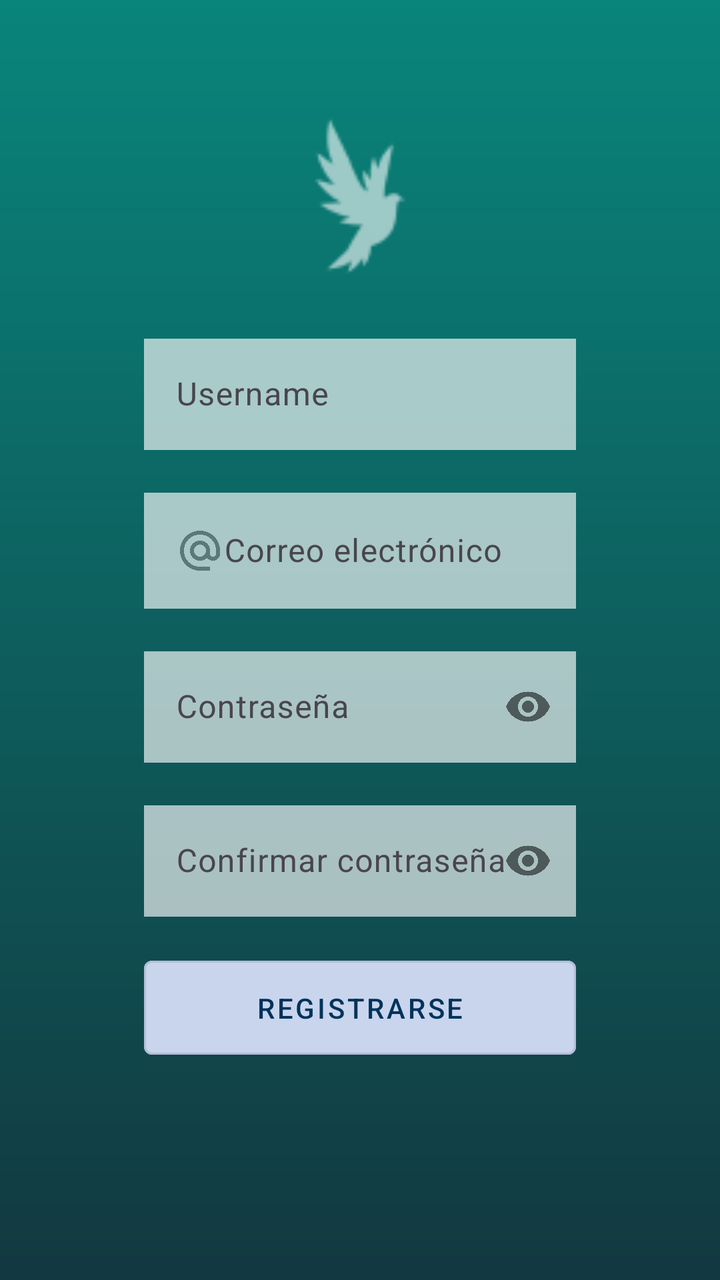
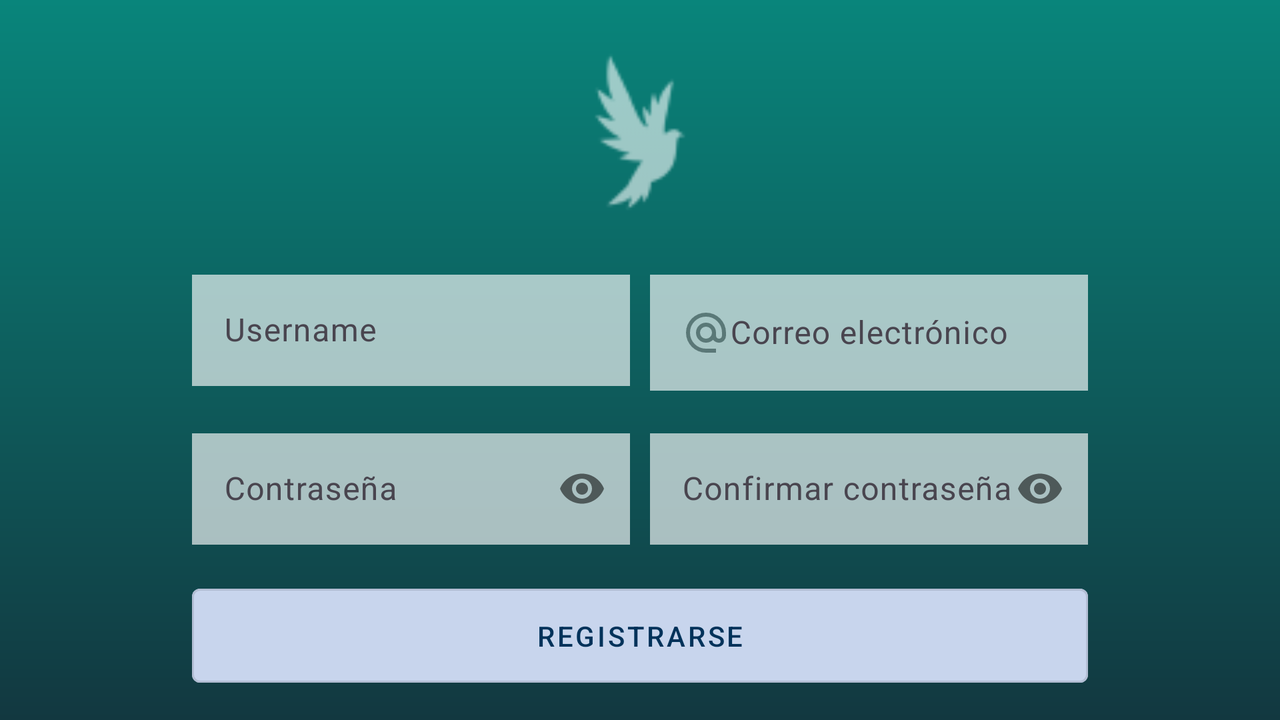

One screen, two layout resources from the same app: the default and the author's alternative for another configuration. Each is rendered where Android would select it; the XML of both is given below.
<!-- AndroidManifest.xml: activity theme Theme.NiceStart.ActionBar -->
<!-- res/layout/activity_signup.xml -->
<?xml version="1.0" encoding="utf-8"?>
<androidx.constraintlayout.widget.ConstraintLayout xmlns:android="http://schemas.android.com/apk/res/android"
    xmlns:app="http://schemas.android.com/apk/res-auto"
    xmlns:tools="http://schemas.android.com/tools"
    android:id="@+id/signup_main"
    android:layout_width="match_parent"
    android:layout_height="match_parent"
    android:background="@drawable/gradient"
    android:paddingVertical="48dp"
    tools:context=".SignupActivity">

    <androidx.constraintlayout.widget.Guideline
        android:id="@+id/gd_signup_start"
        android:layout_width="wrap_content"
        android:layout_height="wrap_content"
        android:orientation="vertical"
        app:layout_constraintGuide_percent="0.2" />

    <androidx.constraintlayout.widget.Guideline
        android:id="@+id/gd_signup_end"
        android:layout_width="wrap_content"
        android:layout_height="wrap_content"
        android:orientation="vertical"
        app:layout_constraintGuide_percent="0.8" />

    
    <ImageView
        android:id="@+id/iv_signup_logo"
        android:layout_width="100dp"
        android:layout_height="100dp"
        android:src="@drawable/ic_action_name"
        app:layout_constraintEnd_toEndOf="parent"
        app:layout_constraintStart_toStartOf="parent"
        app:layout_constraintTop_toTopOf="parent"
        app:tint="@color/white" />

    
    <com.google.android.material.textfield.TextInputLayout
        android:id="@+id/til_signup_name"
        android:layout_width="0dp"
        android:layout_height="wrap_content"
        android:layout_marginTop="16dp"
        app:layout_constraintEnd_toEndOf="@id/gd_signup_end"
        app:layout_constraintStart_toStartOf="@id/gd_signup_start"
        app:layout_constraintTop_toBottomOf="@id/iv_signup_logo">

        <EditText
            android:id="@+id/et_signup_name"
            android:layout_width="match_parent"
            android:layout_height="wrap_content"
            android:alpha="0.65"
            android:background="@color/white"
            android:drawableStart="@drawable/ic_user"
            android:hint="@string/et_login_user" />

    </com.google.android.material.textfield.TextInputLayout>

    
    <com.google.android.material.textfield.TextInputLayout
        android:id="@+id/til_signup_email"
        android:layout_width="0dp"
        android:layout_height="wrap_content"
        android:layout_marginTop="16dp"
        app:layout_constraintEnd_toEndOf="@id/gd_signup_end"
        app:layout_constraintStart_toStartOf="@id/gd_signup_start"
        app:layout_constraintTop_toBottomOf="@id/til_signup_name">

        <EditText
            android:id="@+id/et_signup_email"
            android:layout_width="match_parent"
            android:layout_height="wrap_content"
            android:alpha="0.65"
            android:background="@color/white"
            android:drawableStart="@drawable/ic_email"
            android:hint="@string/et_signup_email"
            android:inputType="textEmailAddress" />

    </com.google.android.material.textfield.TextInputLayout>

    
    <com.google.android.material.textfield.TextInputLayout
        android:id="@+id/til_signup_password"
        android:layout_width="0dp"
        android:layout_height="wrap_content"
        android:layout_marginTop="16dp"
        app:layout_constraintEnd_toEndOf="@id/gd_signup_end"
        app:layout_constraintStart_toStartOf="@id/gd_signup_start"
        app:layout_constraintTop_toBottomOf="@id/til_signup_email"
        app:passwordToggleEnabled="true">

        <EditText
            android:id="@+id/et_signup_password"
            android:layout_width="match_parent"
            android:layout_height="wrap_content"
            android:alpha="0.65"
            android:background="@color/white"
            android:drawableStart="@drawable/ic_password"
            android:hint="@string/et_signup_password"
            android:inputType="textPassword" />

    </com.google.android.material.textfield.TextInputLayout>

    
    <com.google.android.material.textfield.TextInputLayout
        android:id="@+id/til_signup_confirm_password"
        android:layout_width="0dp"
        android:layout_height="wrap_content"
        android:layout_marginTop="16dp"
        app:layout_constraintEnd_toEndOf="@id/gd_signup_end"
        app:layout_constraintStart_toStartOf="@id/gd_signup_start"
        app:layout_constraintTop_toBottomOf="@id/til_signup_password"
        app:passwordToggleEnabled="true">

        <EditText
            android:id="@+id/et_signup_confirm_password"
            android:layout_width="match_parent"
            android:layout_height="wrap_content"
            android:alpha="0.65"
            android:background="@color/white"
            android:drawableStart="@drawable/ic_password"
            android:hint="@string/et_signup_confirm_password"
            android:inputType="textPassword" />

    </com.google.android.material.textfield.TextInputLayout>

    <com.google.android.material.button.MaterialButton
        android:id="@+id/btn_signup_register"
        style="@style/Widget.MaterialComponents.Button.OutlinedButton"
        android:layout_width="0dp"
        android:layout_height="wrap_content"
        android:layout_marginTop="16dp"
        android:backgroundTint="@color/btn_custom"
        android:padding="14dp"
        android:text="@string/btn_signup_register"
        android:textColor="@color/color_accent_text"
        app:layout_constraintEnd_toEndOf="@id/gd_signup_end"
        app:layout_constraintStart_toStartOf="@id/gd_signup_start"
        app:layout_constraintTop_toBottomOf="@id/til_signup_confirm_password" />


</androidx.constraintlayout.widget.ConstraintLayout>
<!-- resources referenced by this layout -->
<resources>
  <color name="color_accent_text">#00325A</color>
  <color name="white">#FFFFFFFF</color>
  <!-- drawable gradient (drawable) -->
  <?xml version="1.0" encoding="utf-8"?>
  <shape xmlns:android="http://schemas.android.com/apk/res/android"
      android:shape="rectangle">
      <gradient
          android:angle="270"
          android:endColor="@color/color_srf"
          android:startColor="@color/color_bck"/>
  </shape>
  <!-- drawable ic_action_name: png bitmap (drawable-hdpi, 625 bytes) -->
  <!-- drawable ic_email (drawable-anydpi) -->
  <vector xmlns:android="http://schemas.android.com/apk/res/android"
      android:width="24dp"
      android:height="24dp"
      android:viewportWidth="960"
      android:viewportHeight="960"
      android:tint="#333333"
      android:alpha="0.6">
    <path
        android:fillColor="@android:color/white"
        android:pathData="M480,880Q397,880 324,848.5Q251,817 197,763Q143,709 111.5,636Q80,563 80,480Q80,397 111.5,324Q143,251 197,197Q251,143 324,111.5Q397,80 480,80Q563,80 636,111.5Q709,143 763,197Q817,251 848.5,324Q880,397 880,480L880,538Q880,597 839.5,638.5Q799,680 740,680Q705,680 674,665Q643,650 622,622Q593,651 556.5,665.5Q520,680 480,680Q397,680 338.5,621.5Q280,563 280,480Q280,397 338.5,338.5Q397,280 480,280Q563,280 621.5,338.5Q680,397 680,480L680,538Q680,564 697,582Q714,600 740,600Q766,600 783,582Q800,564 800,538L800,480Q800,346 707,253Q614,160 480,160Q346,160 253,253Q160,346 160,480Q160,614 253,707Q346,800 480,800L680,800L680,880L480,880ZM480,600Q530,600 565,565Q600,530 600,480Q600,430 565,395Q530,360 480,360Q430,360 395,395Q360,430 360,480Q360,530 395,565Q430,600 480,600Z"/>
  </vector>
  <string name="btn_signup_register">Registrarse</string>
  <string name="et_login_user">Username</string>
  <string name="et_signup_confirm_password">Confirmar contraseña</string>
  <string name="et_signup_email">Correo electrónico</string>
  <string name="et_signup_password">Contraseña</string>
  <style name="Theme.NiceStart.ActionBar" parent="Theme.Material3.DayNight">
          <item name="actionBarStyle">@style/TransparentActionBar</item>
      </style>
  <color name="color_srf">#123840</color>
  <color name="color_bck">#09857B</color>
  <style name="TransparentActionBar" parent="Widget.AppCompat.ActionBar">
          <item name="colorControlNormal">@color/white</item>
          <item name="background">@android:color/transparent</item>
          <item name="displayOptions">showHome</item>
          <item name="android:textColorPrimary">@color/white</item>
      </style>
</resources>
<!-- res/layout-land/activity_signup.xml (the author's variant of the layout above) -->
<!-- drawn on the phone turned sideways -->
<?xml version="1.0" encoding="utf-8"?>
<androidx.constraintlayout.widget.ConstraintLayout xmlns:android="http://schemas.android.com/apk/res/android"
    xmlns:app="http://schemas.android.com/apk/res-auto"
    xmlns:tools="http://schemas.android.com/tools"
    android:id="@+id/signup_main"
    android:layout_width="match_parent"
    android:layout_height="match_parent"
    android:background="@drawable/gradient"
    android:paddingVertical="16dp"
    tools:context=".SignupActivity">

    <androidx.constraintlayout.widget.Guideline
        android:id="@+id/gd_signup_start"
        android:layout_width="wrap_content"
        android:layout_height="wrap_content"
        android:orientation="vertical"
        app:layout_constraintGuide_percent="0.15" />

    <androidx.constraintlayout.widget.Guideline
        android:id="@+id/gd_signup_end"
        android:layout_width="wrap_content"
        android:layout_height="wrap_content"
        android:orientation="vertical"
        app:layout_constraintGuide_percent="0.85" />

    <ImageView
        android:id="@+id/iv_signup_logo"
        android:layout_width="100dp"
        android:layout_height="100dp"
        android:src="@drawable/ic_action_name"
        app:layout_constraintEnd_toEndOf="parent"
        app:layout_constraintStart_toStartOf="parent"
        app:layout_constraintTop_toTopOf="parent"
        app:tint="@color/white" />

    <com.google.android.material.textfield.TextInputLayout
        android:id="@+id/til_signup_name"
        android:layout_marginEnd="5dp"
        android:layout_width="0dp"
        android:layout_height="wrap_content"
        android:layout_marginTop="16dp"
        app:layout_constraintEnd_toStartOf="@id/til_signup_email"
        app:layout_constraintStart_toStartOf="@id/gd_signup_start"
        app:layout_constraintTop_toBottomOf="@id/iv_signup_logo">

        <EditText
            android:id="@+id/et_signup_name"
            android:layout_width="match_parent"
            android:layout_height="wrap_content"
            android:alpha="0.65"
            android:background="@color/white"
            android:drawableStart="@drawable/ic_user"
            android:hint="@string/et_login_user" />

    </com.google.android.material.textfield.TextInputLayout>

    <com.google.android.material.textfield.TextInputLayout
        android:id="@+id/til_signup_email"
        android:layout_marginStart="5dp"
        android:layout_width="0dp"
        android:layout_height="wrap_content"
        android:layout_marginTop="16dp"
        app:layout_constraintEnd_toEndOf="@id/gd_signup_end"
        app:layout_constraintStart_toEndOf="@id/til_signup_name"
        app:layout_constraintTop_toBottomOf="@id/iv_signup_logo">

        <EditText
            android:id="@+id/et_signup_email"
            android:layout_width="match_parent"
            android:layout_height="wrap_content"
            android:alpha="0.65"
            android:background="@color/white"
            android:drawableStart="@drawable/ic_email"
            android:hint="@string/et_signup_email"
            android:inputType="textEmailAddress" />

    </com.google.android.material.textfield.TextInputLayout>

    <com.google.android.material.textfield.TextInputLayout
        android:id="@+id/til_signup_password"
        android:layout_width="0dp"
        android:layout_height="wrap_content"
        android:layout_marginTop="16dp"
        android:layout_marginEnd="5dp"
        app:layout_constraintEnd_toStartOf="@id/til_signup_confirm_password"
        app:layout_constraintStart_toStartOf="@id/gd_signup_start"
        app:layout_constraintTop_toBottomOf="@id/til_signup_email"
        app:passwordToggleEnabled="true">

        <EditText
            android:id="@+id/et_signup_password"
            android:layout_width="match_parent"
            android:layout_height="wrap_content"
            android:alpha="0.65"
            android:background="@color/white"
            android:drawableStart="@drawable/ic_password"
            android:hint="@string/et_signup_password"
            android:inputType="textPassword" />

    </com.google.android.material.textfield.TextInputLayout>

    <com.google.android.material.textfield.TextInputLayout
        android:id="@+id/til_signup_confirm_password"
        android:layout_width="0dp"
        android:layout_height="wrap_content"
        android:layout_marginTop="16dp"
        android:layout_marginStart="5dp"
        app:layout_constraintEnd_toEndOf="@id/gd_signup_end"
        app:layout_constraintStart_toEndOf="@id/til_signup_password"
        app:layout_constraintTop_toBottomOf="@id/til_signup_email"
        app:passwordToggleEnabled="true">

        <EditText
            android:id="@+id/et_signup_confirm_password"
            android:layout_width="match_parent"
            android:layout_height="wrap_content"
            android:alpha="0.65"
            android:background="@color/white"
            android:drawableStart="@drawable/ic_password"
            android:hint="@string/et_signup_confirm_password"
            android:inputType="textPassword" />

    </com.google.android.material.textfield.TextInputLayout>

    <com.google.android.material.button.MaterialButton
        android:id="@+id/btn_signup_register"
        style="@style/Widget.MaterialComponents.Button.OutlinedButton"
        android:layout_width="0dp"
        android:layout_height="wrap_content"
        android:layout_marginTop="16dp"
        android:backgroundTint="@color/btn_custom"
        android:padding="14dp"
        android:text="@string/btn_signup_register"
        android:onClick="openMain"
        android:textColor="@color/color_accent_text"
        app:layout_constraintEnd_toEndOf="@id/gd_signup_end"
        app:layout_constraintStart_toStartOf="@id/gd_signup_start"
        app:layout_constraintTop_toBottomOf="@id/til_signup_confirm_password" />


</androidx.constraintlayout.widget.ConstraintLayout>
